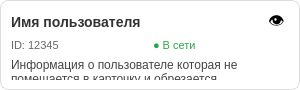
<?xml version="1.0" encoding="UTF-8"?>
<ui version="4.0">
 <class>UserCard</class>
 <widget class="QWidget" name="UserCard">
  <property name="geometry">
   <rect>
    <x>0</x>
    <y>0</y>
    <width>300</width>
    <height>90</height>
   </rect>
  </property>
  <property name="styleSheet">
   <string notr="true">
     QWidget#UserCard {
       background-color: white;
       border: 1px solid #ddd;
       border-radius: 8px;
       padding: 8px;
     }
     QWidget#UserCard:hover {
       border-color: #0084ff;
       background-color: #f8f9fa;
     }
   </string>
  </property>
  <layout class="QVBoxLayout" name="verticalLayout">
   <item>
    <layout class="QHBoxLayout" name="topLayout">
     <item>
      <widget class="QLabel" name="nameLabel">
       <property name="text">
        <string>Имя пользователя</string>
       </property>
       <property name="styleSheet">
        <string notr="true">font-weight: bold; font-size: 14px; color: #333;</string>
       </property>
      </widget>
     </item>
     <item>
      <widget class="QPushButton" name="detailsBtn">
       <property name="text">
        <string>👁️</string>
       </property>
       <property name="maximumSize">
        <size>
         <width>25</width>
         <height>25</height>
        </size>
       </property>
       <property name="styleSheet">
        <string notr="true">
         QPushButton {
           border: none;
           background-color: transparent;
           font-size: 16px;
         }
         QPushButton:hover {
           background-color: #e9ecef;
           border-radius: 3px;
         }
        </string>
       </property>
      </widget>
     </item>
    </layout>
   </item>
   <item>
    <layout class="QHBoxLayout" name="middleLayout">
     <item>
      <widget class="QLabel" name="idLabel">
       <property name="text">
        <string>ID: 12345</string>
       </property>
       <property name="styleSheet">
        <string notr="true">font-size: 11px; color: #666;</string>
       </property>
      </widget>
     </item>
     <item>
      <widget class="QLabel" name="statusLabel">
       <property name="text">
        <string>● В сети</string>
       </property>
       <property name="styleSheet">
        <string notr="true">font-size: 11px; color: #28a745;</string>
       </property>
      </widget>
     </item>
    </layout>
   </item>
   <item>
    <widget class="QLabel" name="infoLabel">
     <property name="text">
      <string>Информация о пользователе которая не помещается в карточку и обрезается...</string>
     </property>
     <property name="styleSheet">
      <string notr="true">font-size: 12px; color: #444;</string>
     </property>
     <property name="wordWrap">
      <bool>true</bool>
     </property>
     <property name="maximumSize">
      <size>
       <width>16777215</width>
       <height>40</height>
      </size>
     </property>
     <property name="alignment">
      <set>Qt::AlignmentFlag::AlignLeft|Qt::AlignmentFlag::AlignTop</set>
     </property>
    </widget>
   </item>
  </layout>
 </widget>
 <resources/>
 <connections/>
</ui>
